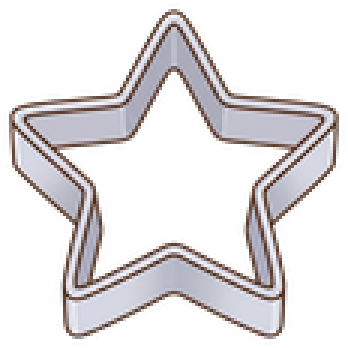
#> input picture assets/stations/shape_star.png, 116 x 116 px, found by its file name (shown 3 times larger)
$ python restore_high_res.py
#> lines starting #> are read from the running program, lines starting #| are printed output that depends on the picture
from PIL import Image
import os

brain_dir = r"C:\Users\Jonatan Agustín\.gemini\antigravity\brain\fa180234-e6eb-4c98-97ce-4ce2d3743b2b"
dest_dir = r"src\assets\stations"

assets = [
    "shape_star.png",
    "shape_heart.png",
    "shape_cat.png",
    "shape_fish.png",
    "topping_sprinkles.png",
    "topping_choco.png",
    "topping_glazing.png"
]

def main():
    for fname in assets:
        src = os.path.join(brain_dir, fname)
        dest = os.path.join(dest_dir, fname)
        if not os.path.exists(src):
            print(f"ERROR: {src} not found")
            continue
        img = Image.open(src)
#> img is the input picture: PIL image 116x116 RGBA; mean R, G, B, A 66.9, 62.8, 63.8, 86.6
        # Resize to 512x512 using high quality LANCZOS filter
        resized = img.resize((512, 512), Image.Resampling.LANCZOS)
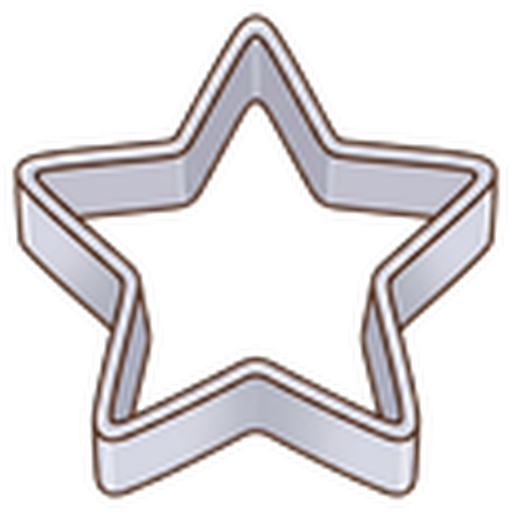
#> resized: PIL image 512x512 RGBA; mean R, G, B, A 68.1, 63.4, 64, 86.6; transparent parts drawn white
        resized.save(dest, "PNG")
        print(f"Restored and resized {fname} to 512x512 in project successfully")
#> pass 2 of the loop in main, `for fname in assets:`:
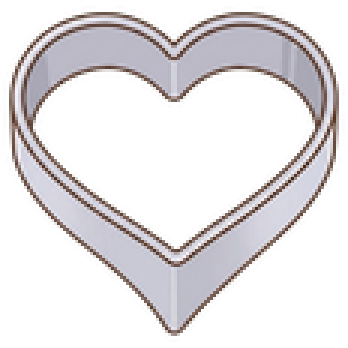
#> input picture assets/stations/shape_heart.png, 116 x 116 px, found by its file name (shown 3 times larger)
#> in main, img is the input picture: PIL image 116x116 RGBA; mean R, G, B, A 70, 66.2, 67.8, 89.4
#> in main, `resized = img.resize((512, 512), Image.Resampling.LANCZOS)`:
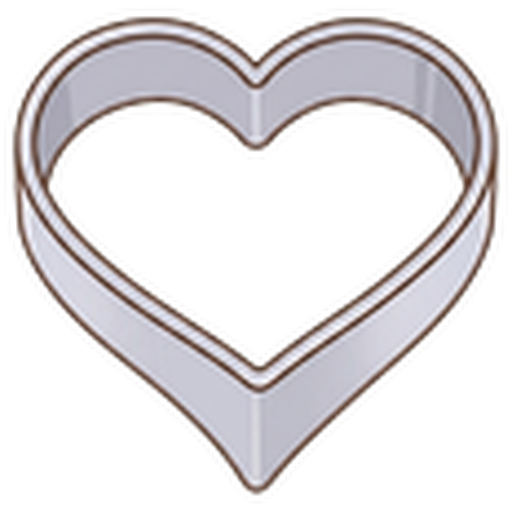
#> resized: PIL image 512x512 RGBA; mean R, G, B, A 71.1, 66.9, 68.2, 89.4; transparent parts drawn white
#> pass 3 of the loop in main, `for fname in assets:`:
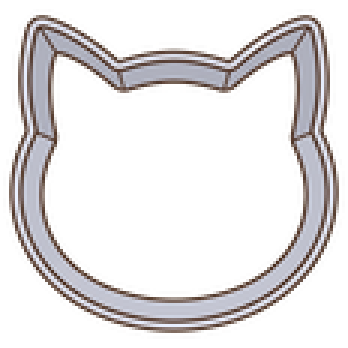
#> input picture assets/stations/shape_cat.png, 116 x 116 px, found by its file name (shown 3 times larger)
#> in main, img is the input picture: PIL image 116x116 RGBA; mean R, G, B, A 51.5, 48.2, 48.4, 71.2
#> in main, `resized = img.resize((512, 512), Image.Resampling.LANCZOS)`:
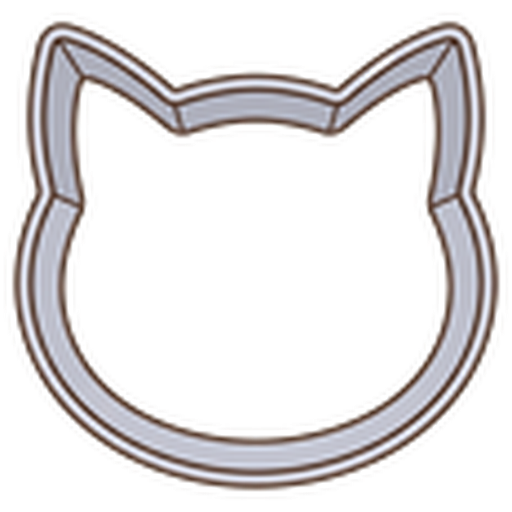
#> resized: PIL image 512x512 RGBA; mean R, G, B, A 52.5, 48.5, 48.3, 71.2; transparent parts drawn white
#> the loop made 7 passes; the first 3 are shown

if __name__ == "__main__":
    main()
